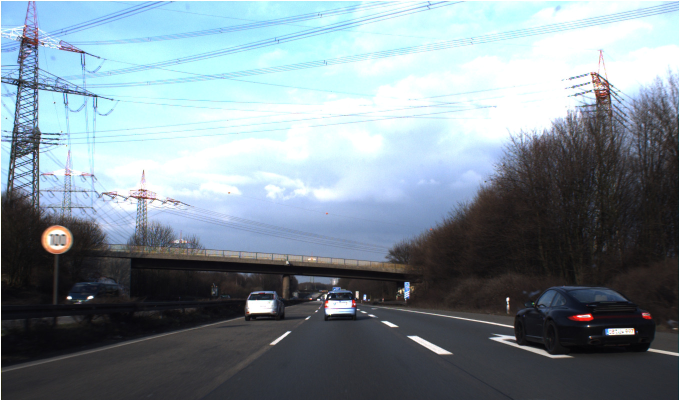
#> input picture Deteción de Objetos/test_alumnos_jpg/00601.jpg, 1360 x 800 px, given as the content of the folder /00, which was not available (shown at 1/2 size)
$ python -i source.py   (imports and definitions only)
#> lines starting #> are read from the running program, lines starting #| are printed output that depends on the picture; after the words box and inside, x2 and y2 are one past the last pixel; in counts of white or black regions, pixels touching at a corner belong together; pictures that were not available may be replaced by others from this repository, and a replacement may not be noted
# -------------------------------------
#                IMPORTS
# -------------------------------------

import constants
import argparse
import math
import os
import shutil
import cv2
import numpy as np
from time import sleep
from tqdm import tqdm  # Loop progress bar || Resource from: https://github.com/tqdm/tqdm


# -----------------------------------
#              FUNCTIONS
# -----------------------------------


# ----------------------- MAKS FUNCTIONS -----------------------


def calculateMeanMasks():
    signalsMasksRed = []
    signalsMasksBlue = []

    prohibicion = constants.PROHIBICION
    peligro = constants.PELIGRO
    stop = constants.STOP
    direccionProhibida = constants.DIRECCIONPROHIBIDA
    cedaPaso = constants.CEDAPASO
    direccionObligatoria = constants.DIRECCIONOBLIGATORIA

    signs = [prohibicion, peligro, stop, direccionProhibida, cedaPaso, direccionObligatoria]

    namesListPosition = -1

    for signType in tqdm(signs):
        namesListPosition += 1
        mask = np.zeros((25, 25, 3), np.uint8)
        first = True
        for singDir in signType:
            signs = os.listdir(constants.TRAIN_PATH + '/' + singDir)
            for file in signs:
                currentResizedImage = cv2.resize(cv2.imread(constants.TRAIN_PATH + '/' + singDir + '/' + file),
                                                 (25, 25))
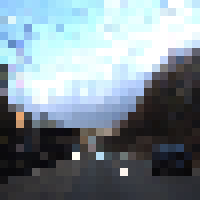
#> currentResizedImage: shape (25, 25, 3) (shown 8 times larger); mean B, G, R 149.5, 140.8, 126.1
                if first:
                    mask = cv2.addWeighted(currentResizedImage, 1, mask, 0, 0.0)
                    first = False
                else:
                    mask = cv2.addWeighted(currentResizedImage, 0.5, mask, 0.5, 0.0)

        signalsMasksBlue.append((getColorMaskRedOrBlue(mask, 'b'), constants.SIGNALLIST[namesListPosition]))
        signalsMasksRed.append((getColorMaskRedOrBlue(mask, 'r'), constants.SIGNALLIST[namesListPosition]))

        sleep(0.01)

    return signalsMasksRed, signalsMasksBlue


# Color filtering using HSV || Resource from: https://www.geeksforgeeks.org/filter-color-with-opencv/
def getColorMaskRedOrBlue(image, color):
#> called with color = 'b'
    imageResize = cv2.resize(image, (25, 25))
    imageHSV = cv2.cvtColor(imageResize, cv2.COLOR_BGR2HSV)
#> imageHSV: shape (25, 25, 3); mean H, S, V 85.2, 44.2, 151.2

    # Red color
    if color == 'r':
        # Lower red mask
        lowerRed = np.array([0, 50, 10])
        upperRed = np.array([10, 255, 255])
        maskLower = cv2.inRange(imageHSV, lowerRed, upperRed)

        # Upper red mask
        lowerRed = np.array([160, 50, 10])
        upperRed = np.array([179, 255, 255])
        maskUpper = cv2.inRange(imageHSV, lowerRed, upperRed)

        maskRed = cv2.add(maskLower, maskUpper)

        return maskRed

    # Blue color
    elif color == 'b':
        lowerBlue = np.array([90, 70, 10], np.uint8)
        upperBlue = np.array([128, 255, 255], np.uint8)
        maskBlue = cv2.inRange(imageHSV, lowerBlue, upperBlue)
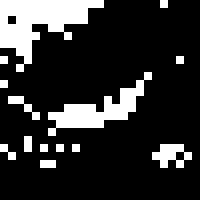
#> maskBlue: shape (25, 25) (shown 8 times larger); 18.1% white; 14 white regions (12 under 20 px), largest, box (x1, y1, x2, y2) and area: (0, 0, 13, 9) 54, (6, 9, 19, 17) 33

        return maskBlue


# ----------------------- MSER FUNCTIONS -----------------------


# [473 lines left out: functions detectSignsOnDirectory, MSERTrafficSignDetector, grayAndEnhanceContrast, makeWindowBiggerOrDiscardFakeDetections, cleanDuplicatedDetections, checkIfImageIsDuplicatedOrMergeSimilarOnes and 18 more, not called in this run]


def cropImageByCoords(coords, image):
    x1, y1, x2, y2 = coords
    return image[y1:y2, x1:x2]


# [278 lines left out: functions calculateHistAndNormalize, createImageWithWindows, gammaCorrection, test, not called in this run]

>>> result = calculateMeanMasks()
#> call 2 of getColorMaskRedOrBlue, with color = 'r'
#> in getColorMaskRedOrBlue (call 2), `maskLower = cv2.inRange(imageHSV, lowerRed, upperRed)`:
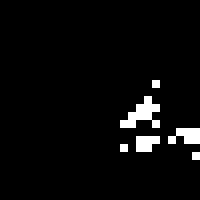
#> maskLower: shape (25, 25) (shown 8 times larger); 3.8% white in thin lines or dots, all inside (x1, y1, x2, y2) = (15, 10, 25, 20)
#> in getColorMaskRedOrBlue (call 2), `maskUpper = cv2.inRange(imageHSV, lowerRed, upperRed)`: maskUpper: shape (25, 25); every value is 0
